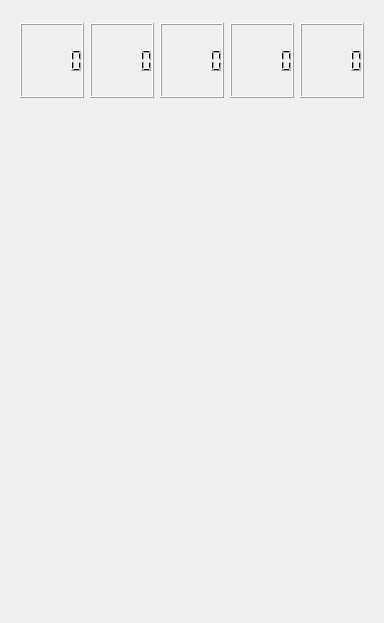
      <widget class="QWidget" name="tab_Temperature">
       <attribute name="title">
        <string>Temperatures</string>
       </attribute>
       <attribute name="toolTip">
        <string>&lt;html&gt;&lt;head/&gt;&lt;body&gt;&lt;p&gt;&lt;span style=&quot; font-weight:600;&quot;&gt;Jet GUI - Temperatures&lt;/span&gt;&lt;/p&gt;&lt;p&gt;&lt;span style=&quot; font-style:italic;&quot;&gt;Usage&lt;/span&gt;:&lt;br/&gt;(inactive)&lt;/p&gt;&lt;p&gt;&lt;span style=&quot; font-style:italic;&quot;&gt;Keyboard Shortcuts&lt;/span&gt;:&lt;br/&gt;Escape - Exit the GUI&lt;br/&gt;Ctrl+PgDwn / Ctrl+Tab - Next tab&lt;br/&gt;Ctrl+PgUp / Ctrl+Shift+Tab - Previous tab&lt;/p&gt;&lt;p&gt;&lt;span style=&quot; font-style:italic;&quot;&gt;Mouse Shortcuts&lt;/span&gt;:&lt;br/&gt;(nothing special)&lt;/p&gt;&lt;/body&gt;&lt;/html&gt;</string>
       </attribute>
       <layout class="QVBoxLayout" name="verticalLayout_18">
        <item>
         <widget class="QFrame" name="frame_Temperatures">
          <property name="minimumSize">
           <size>
            <width>0</width>
            <height>100</height>
           </size>
          </property>
          <property name="frameShape">
           <enum>QFrame::NoFrame</enum>
          </property>
          <layout class="QHBoxLayout" name="horizontalLayout_5">
           <item>
            <widget class="QLCDNumber" name="lcd_TempLeft">
             <property name="maximumSize">
              <size>
               <width>150</width>
               <height>75</height>
              </size>
             </property>
            </widget>
           </item>
           <item>
            <widget class="QLCDNumber" name="lcd_TempMidLeft">
             <property name="maximumSize">
              <size>
               <width>150</width>
               <height>75</height>
              </size>
             </property>
            </widget>
           </item>
           <item>
            <widget class="QLCDNumber" name="lcd_TempMiddle">
             <property name="maximumSize">
              <size>
               <width>150</width>
               <height>75</height>
              </size>
             </property>
            </widget>
           </item>
           <item>
            <widget class="QLCDNumber" name="lcd_TempMidRight">
             <property name="maximumSize">
              <size>
               <width>150</width>
               <height>75</height>
              </size>
             </property>
            </widget>
           </item>
           <item>
            <widget class="QLCDNumber" name="lcd_TempRight">
             <property name="maximumSize">
              <size>
               <width>150</width>
               <height>75</height>
              </size>
             </property>
            </widget>
           </item>
          </layout>
         </widget>
        </item>
        <item>
         <spacer name="verticalSpacer_7">
          <property name="orientation">
           <enum>Qt::Vertical</enum>
          </property>
          <property name="sizeHint" stdset="0">
           <size>
            <width>20</width>
            <height>501</height>
           </size>
          </property>
         </spacer>
        </item>
       </layout>
      </widget>
